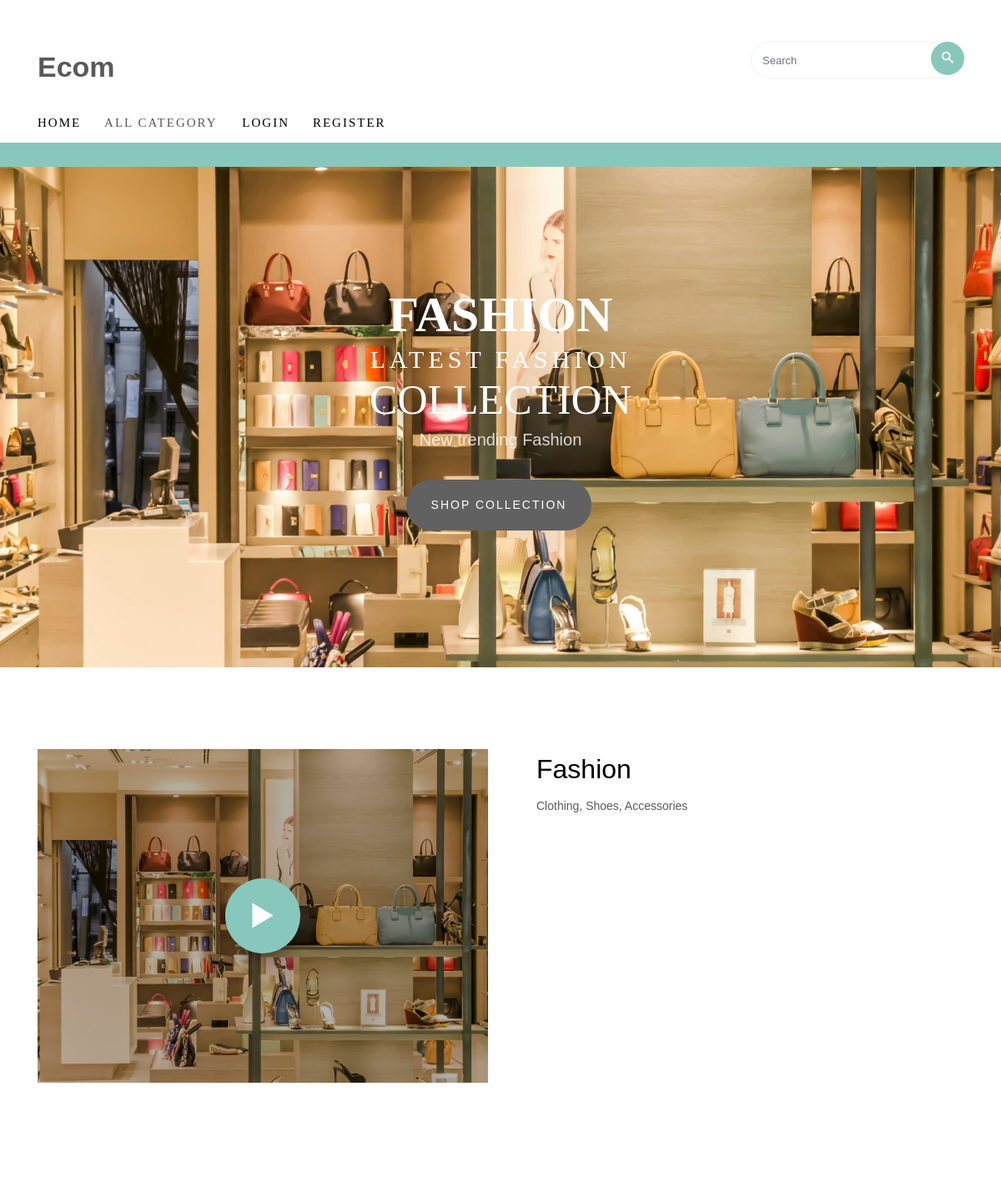
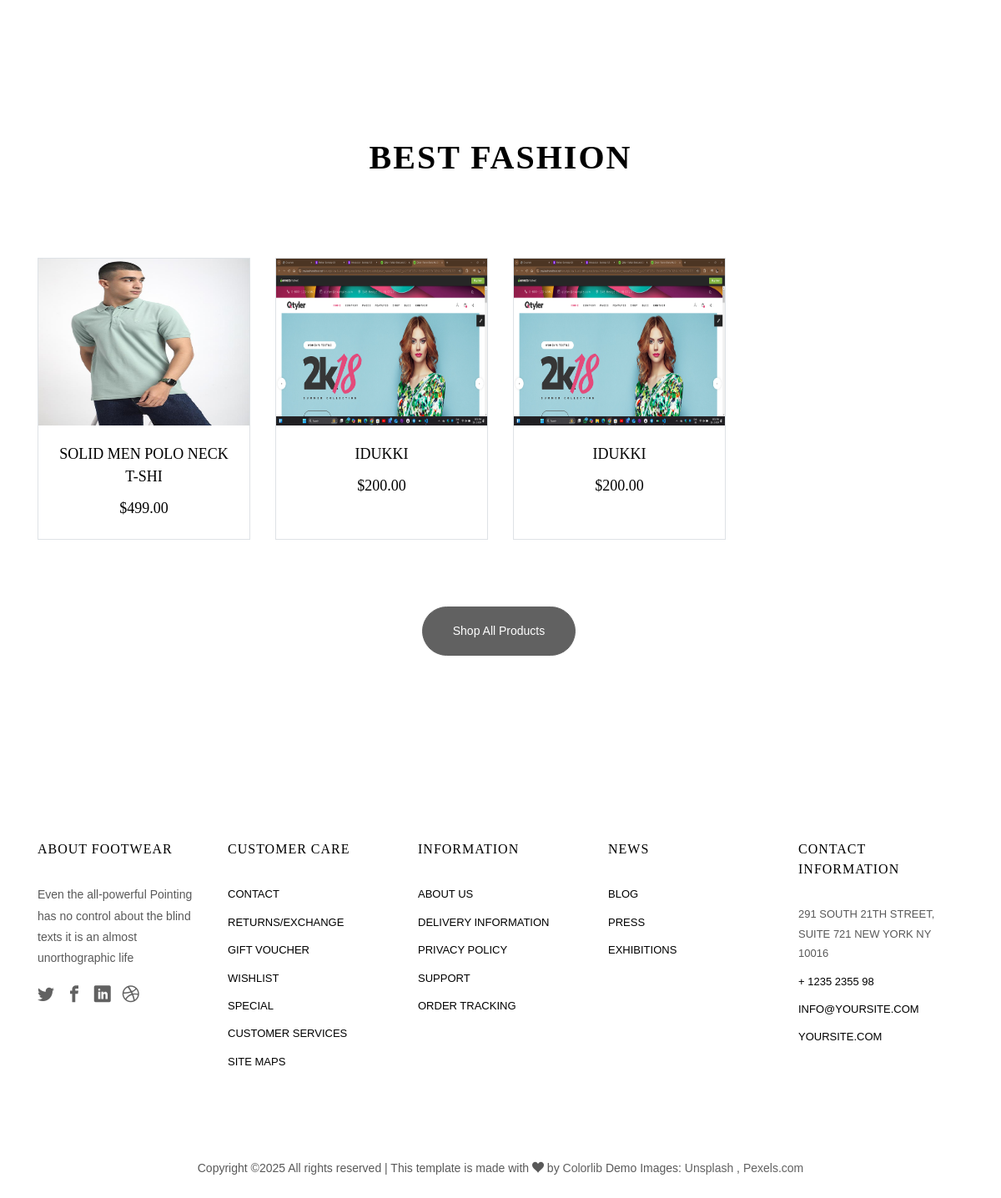
Page /category/2 on the committed database (2 pictures, top to bottom).
### shop/models.py (models this page shows, shortened)
class Category(models.Model):
    name = models.CharField(max_length=25)
    desc=models.TextField()
    image = models.ImageField(upload_to='image')

class Product(models.Model):
    name=models.CharField(max_length=25)
    desc=models.TextField()
    image=models.ImageField(upload_to='image')
    price=models.DecimalField(max_digits=15,decimal_places=2)
    stock=models.IntegerField()
    available=models.BooleanField(default=True)
    created=models.DateTimeField(auto_now_add=True)
    updated=models.DateTimeField(auto_now=True)
    category=models.ForeignKey(Category,on_delete=models.CASCADE,related_name='product')

### shop/views.py (the view)
# urls.py: path('category/<int:pk>', views.Categorydetails.as_view(), name='categorydetail'),
class Categorydetails(DetailView):
    model = Category
    template_name = 'categorydetails.html'
    context_object_name = 'detail'

### cart/context_processors.py (called while the page is built)
def count_item(request):
    u = request.user
    count = 0
    if request.user.is_authenticated:
        c = Cart.objects.filter(user=u)
        for i in c:
                count=count+i.quantity
    return{'count':count}

### shop/context_processors.py (called while the page is built)
def link(request):
    c=Category.objects.all()#retrieves all category records from Table Category
    return {'links':c}

### templates/categorydetails.html (shortened to what this page needs)
<!DOCTYPE html>
{% extends 'base.html' %}
{% load static %}
{% block carosal %}
<aside id="colorlib-hero">
    <div class="flexslider">
        <ul class="slides">
            <li style="background-image: url({{detail.image.url}});">
                <div class="overlay"></div>
                <div class="container-fluid">
                    <div class="row">
                        <div class="col-sm-6 offset-sm-3 text-center slider-text">
                            <div class="slider-text-inner">
                                <div class="desc">
                                    <h1 class="head-1">{{detail.name}}</h1>
                                    <h2 class="head-2">Latest {{detail.name}}</h2>
                                    <h2 class="head-3">Collection</h2>
                                    <p class="category"><span>New trending {{detail.name}}</span></p>
                                    <p><a class="btn btn-primary" href="#">Shop Collection</a></p>
                                </div>
                            </div>
                        </div>
                    </div>
                </div>
            </li>
        </ul>
    </div>
</aside>
{% endblock %}
{%  block content %}
<div class="colorlib-about">
    <div class="container">
        <div class="row row-pb-lg">
            <div class="col-sm-6 mb-3">
                <div class="video colorlib-video" style="background-image: url({{detail.image.url}});">
                    <a class="popup-vimeo" href="https://www.youtube.com/" ><i
                            class="icon-play3"></i></a>
                </div>
            </div>
            <div class="col-sm-6">
                <div class="about-wrap">
                    <h2>{{detail.name}}</h2>
                    <p>{{detail.desc}}</p>
                </div>
            </div>
        </div>
    </div>
</div>
<div class="colorlib-product">
			<div class="container">
				<div class="row">
					<div class="col-sm-8 offset-sm-2 text-center colorlib-heading">
						<h2>Best {{detail.name}}</h2>
					</div>
				</div>
				<div class="row row-pb-md">
                    {% for i in detail.product.all %}
					<div class="col-lg-3 mb-4 text-center">
						<div class="product-entry border">
								<img src="{{i.image.url}}" height="200px" width="100%"  alt="Free html5 bootstrap 4 template">
							<div class="desc">
								<h2><a href="{% url 'shop:productdetail' i.id %}">{{i.name}}</a></h2>
								<span class="price">${{i.price}}</span>
							</div>
						</div>
					</div>
                    {% endfor %}
				</div>
				<div class="row">
					<div class="col-md-12 text-center">
						<p><a href="" class="btn btn-primary btn-lg">Shop All Products</a></p>
					</div>
				</div>
			</div>
		</div>
{% endblock %}

### templates/base.html (shortened to what this page needs)
<!DOCTYPE html>
{% load static %}
<html lang="en">
<head>
    <link href="{% static 'css/animate.css' %}" rel="stylesheet">
    <link href="{% static 'css/icomoon.css' %}" rel="stylesheet">
    <link href="{% static 'css/ionicons.min.css' %}" rel="stylesheet">
    <link href="{% static 'css/bootstrap.min.css' %}" rel="stylesheet">
    <link href="{% static 'css/magnific-popup.css' %}" rel="stylesheet">
    <link href="{% static 'css/flexslider.css' %}" rel="stylesheet">
    <link href="{% static 'css/owl.carousel.min.css' %}" rel="stylesheet">
    <link href="{% static 'css/owl.theme.default.min.css' %}" rel="stylesheet">
    <link href="{% static 'css/bootstrap-datepicker.css' %}" rel="stylesheet">
    <link href="{% static 'fonts/flaticon/font/flaticon.css' %}" rel="stylesheet">
    <link %} href="{% static 'css/style.css' %}" rel="stylesheet">
    <link href="https://cdnjs.cloudflare.com/ajax/libs/font-awesome/6.7.2/css/all.min.css" rel="stylesheet">
</head>
<body>
<nav class="colorlib-nav" role="navigation">
    <div class="top-menu">
        <div class="container">
            <div class="row">
                <div class="col-sm-7 col-md-9">
                    <div id="colorlib-logo"><a href="index.html">Ecom</a></div>
                </div>
                <div class="col-sm-5 col-md-3">
                    <form action="{% url 'search:search' %}" class="search-wrap" method="POST">
                        <div class="form-group">
                            <input class="form-control search" name="q" placeholder="Search" type="text">
                            <button class="btn btn-primary submit-search text-center" type="submit"><i
                                    class="icon-search"></i></button>
                        </div>
                    </form>
                </div>
            </div>
            <div class="row">
                <div class="col-sm-12 text-left menu-1">
                    <ul>
                        {% if user.is_authenticated %}
                        {% if user.is_superuser %}
                        <li ><a href="{% url 'shop:home' %}">Home</a></li>
                        <li ><a href="{% url 'shop:addpro' %}">Add Products</a></li>
                        <li ><a href="{% url 'shop:addcat' %}">Add Categories</a></li>
                         <li><a href="{% url 'shop:logout' %}">Logout</a></li>
                        {% else %}
                        <li ><a href="{% url 'shop:home' %}">Home</a></li>
                        <li class="has-dropdown">
                            <a >All Category</a>
                            <ul class="dropdown">
                                {% for i in links %}
                                <li><a href="{% url 'shop:categorydetail' i.id %}">{{i.name}}</a></li>
                                {% endfor %}
                            </ul>
                        </li>
                        <li ><a href="{% url 'cart:orders' %}">Your orders</a></li>
                        <li><a href="{% url 'shop:logout' %}">Logout</a></li>
                        <li class="cart"><a href="{% url 'cart:cartview' %}"><i class="icon-shopping-cart"><sup>{{count}}</sup></i> Cart </a>
                        </li>
                        {% endif %}
                        {% else %}
                        <li ><a href="{% url 'shop:home' %}">Home</a></li>
                        <li class="has-dropdown">
                            <a>All Category</a>
                        </li>
                        <li><a href="{% url 'shop:login' %}">Login</a></li>
                        <li><a href="{% url 'shop:register' %}">Register</a></li>
                        {% endif %}
                    </ul>
                </div>
            </div>
        </div>
    </div>
    <div class="sale">
        <div class="container">
            <div class="row">
                <div class="col-sm-8 offset-sm-2 text-center">
                </div>
            </div>
        </div>
    </div>
</nav>
{% block carosal %}
{% endblock %}
{% block content %}
{% endblock %}
<footer id="colorlib-footer" role="contentinfo">
    <div class="container">
        <div class="row row-pb-md">
            <div class="col footer-col colorlib-widget">
                <h4>About Footwear</h4>
                <p>Even the all-powerful Pointing has no control about the blind texts it is an almost unorthographic
                    life</p>
                <p>
                <ul class="colorlib-social-icons">
                    <li><a href="#"><i class="icon-twitter"></i></a></li>
                    <li><a href="#"><i class="icon-facebook"></i></a></li>
                    <li><a href="#"><i class="icon-linkedin"></i></a></li>
                    <li><a href="#"><i class="icon-dribbble"></i></a></li>
                </ul>
                </p>
            </div>
            <div class="col footer-col colorlib-widget">
                <h4>Customer Care</h4>
                <p>
                <ul class="colorlib-footer-links">
                    <li><a href="#">Contact</a></li>
                    <li><a href="#">Returns/Exchange</a></li>
                    <li><a href="#">Gift Voucher</a></li>
                    <li><a href="#">Wishlist</a></li>
                    <li><a href="#">Special</a></li>
                    <li><a href="#">Customer Services</a></li>
                    <li><a href="#">Site maps</a></li>
                </ul>
                </p>
            </div>
            <div class="col footer-col colorlib-widget">
                <h4>Information</h4>
                <p>
                <ul class="colorlib-footer-links">
                    <li><a href="#">About us</a></li>
                    <li><a href="#">Delivery Information</a></li>
                    <li><a href="#">Privacy Policy</a></li>
                    <li><a href="#">Support</a></li>
                    <li><a href="#">Order Tracking</a></li>
                </ul>
                </p>
            </div>
            <div class="col footer-col">
                <h4>News</h4>
                <ul class="colorlib-footer-links">
                    <li><a href="blog.html">Blog</a></li>
                    <li><a href="#">Press</a></li>
                    <li><a href="#">Exhibitions</a></li>
                </ul>
            </div>
            <div class="col footer-col">
                <h4>Contact Information</h4>
                <ul class="colorlib-footer-links">
                    <li>291 South 21th Street, <br> Suite 721 New York NY 10016</li>
                    <li><a href="tel://1234567920">+ 1235 2355 98</a></li>
                    <li><a href="mailto:info@yoursite.com">info@yoursite.com</a></li>
                    <li><a href="#">yoursite.com</a></li>
                </ul>
            </div>
        </div>
    </div>
    <div class="copy">
        <div class="row">
            <div class="col-sm-12 text-center">
                <p>
							<span>
Copyright &copy;<script>document.write(new Date().getFullYear());</script> All rights reserved | This template is made with <i
                                        aria-hidden="true" class="icon-heart"></i> by <a href="https://colorlib.com"
                                                                                         target="_blank">Colorlib</a>
                                </span>
                    <span class="block">Demo Images: <a href="http://unsplash.co/" target="_blank">Unsplash</a> , <a
                            href="http://pexels.com/" target="_blank">Pexels.com</a></span>
                </p>
            </div>
        </div>
    </div>
</footer>
</body>
</html>

### static/css/icomoon.css (style rules this page uses)
[class^="icon-"], [class*=" icon-"] { font-family: 'icomoon' !important; speak: none; font-style: normal; font-weight: normal; font-variant: normal; text-transform: none; line-height: 1; -webkit-font-smoothing: antialiased; -moz-osx-font-smoothing: grayscale; }
.icon-search:before { content: "\ebfd"; }
.icon-heart:before { content: "\ec51"; }
.icon-play3:before { content: "\ec93"; }
.icon-facebook:before { content: "\ed07"; }
.icon-twitter:before { content: "\ed0d"; }
.icon-dribbble:before { content: "\ed1e"; }
.icon-linkedin:before { content: "\ed40"; }

### rows in the picture
Category: image (picture), name "FASHION", name "Fashion", desc "Clothing, Shoes, Accessories"
Product: image (picture), name "SOLID MEN POLO NECK T-SHI", price "499.00"
Product: image (picture), name "IDUKKI", price "200.00"
Product: image (picture), name "IDUKKI", price "200.00"
